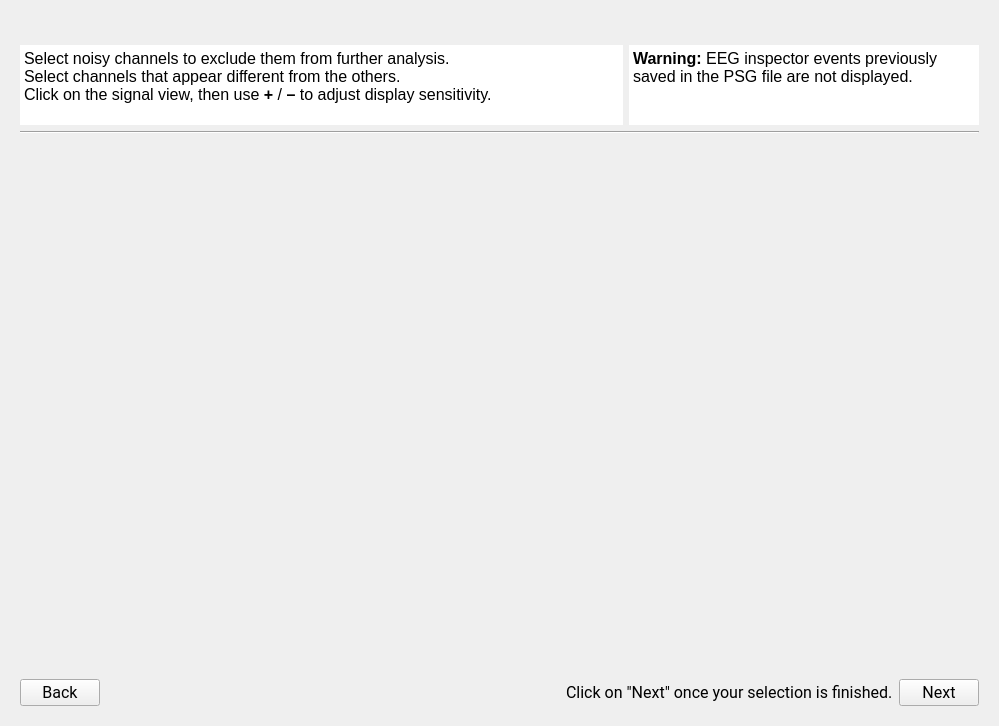
<?xml version="1.0" encoding="UTF-8"?>
<ui version="4.0">
 <class>EEGInspectorView</class>
 <widget class="QWidget" name="EEGInspectorView">
  <property name="geometry">
   <rect>
    <x>0</x>
    <y>0</y>
    <width>999</width>
    <height>726</height>
   </rect>
  </property>
  <property name="windowTitle">
   <string>Form</string>
  </property>
  <property name="styleSheet">
   <string notr="true">font: 12pt &quot;Roboto&quot;;</string>
  </property>
  <layout class="QVBoxLayout" name="verticalLayout_3">
   <item>
    <widget class="QLabel" name="file_name_label1">
     <property name="font">
      <font>
       <family>Roboto</family>
       <pointsize>12</pointsize>
       <italic>false</italic>
       <bold>false</bold>
      </font>
     </property>
     <property name="text">
      <string/>
     </property>
    </widget>
   </item>
   <item>
    <widget class="QStackedWidget" name="StackedWidget">
     <property name="currentIndex">
      <number>1</number>
     </property>
     <widget class="QWidget" name="Page1">
      <layout class="QVBoxLayout" name="verticalLayout">
       <item>
        <widget class="QLabel" name="label">
         <property name="text">
          <string>&lt;html&gt;&lt;head/&gt;&lt;body&gt;&lt;p&gt;&lt;span style=&quot; font-weight:700;&quot;&gt;EEGInspector App&lt;/span&gt;&lt;/p&gt;&lt;p&gt;Easily review and clean EEG data with EEGInspector. &lt;/p&gt;&lt;p&gt;This tool allows you to quickly identify and select bad channels and epochs based on visual inspection of EEG signals, &lt;br/&gt;making preprocessing faster and more reliable.&lt;/p&gt;&lt;p&gt;&lt;span style=&quot; font-style:italic;&quot;&gt;Note: EEGInspector is not optimized for long recordings with many channels. performance may be slower, so please be patient!&lt;/span&gt;&lt;/p&gt;&lt;/body&gt;&lt;/html&gt;</string>
         </property>
        </widget>
       </item>
       <item>
        <spacer name="verticalSpacer_6">
         <property name="orientation">
          <enum>Qt::Orientation::Vertical</enum>
         </property>
         <property name="sizeType">
          <enum>QSizePolicy::Policy::Fixed</enum>
         </property>
         <property name="sizeHint" stdset="0">
          <size>
           <width>20</width>
           <height>20</height>
          </size>
         </property>
        </spacer>
       </item>
       <item>
        <widget class="QLabel" name="desc_label11">
         <property name="font">
          <font>
           <family>Roboto</family>
           <pointsize>12</pointsize>
           <italic>false</italic>
           <bold>false</bold>
          </font>
         </property>
         <property name="text">
          <string>Browse to your EEG file, select the montage, and wait for the data to load.
Then, mark the non-brain channels for exclusion, confirm your selection, and click Next to proceed with further analysis.</string>
         </property>
        </widget>
       </item>
       <item>
        <layout class="QHBoxLayout" name="horizontalLayout_11">
         <item>
          <widget class="QLineEdit" name="edf_lineEdit">
           <property name="font">
            <font>
             <family>Roboto</family>
             <pointsize>12</pointsize>
             <italic>false</italic>
             <bold>false</bold>
            </font>
           </property>
          </widget>
         </item>
         <item>
          <widget class="QPushButton" name="edf_pushButton">
           <property name="font">
            <font>
             <family>Roboto</family>
             <pointsize>12</pointsize>
             <italic>false</italic>
             <bold>false</bold>
            </font>
           </property>
           <property name="text">
            <string>Choose</string>
           </property>
          </widget>
         </item>
        </layout>
       </item>
       <item>
        <widget class="Line" name="line_1">
         <property name="orientation">
          <enum>Qt::Orientation::Horizontal</enum>
         </property>
        </widget>
       </item>
       <item>
        <spacer name="verticalSpacer_7">
         <property name="orientation">
          <enum>Qt::Orientation::Vertical</enum>
         </property>
         <property name="sizeType">
          <enum>QSizePolicy::Policy::Fixed</enum>
         </property>
         <property name="sizeHint" stdset="0">
          <size>
           <width>20</width>
           <height>10</height>
          </size>
         </property>
        </spacer>
       </item>
       <item>
        <widget class="QWidget" name="figure_placeholder1" native="true">
         <property name="sizePolicy">
          <sizepolicy hsizetype="Expanding" vsizetype="Expanding">
           <horstretch>0</horstretch>
           <verstretch>0</verstretch>
          </sizepolicy>
         </property>
         <property name="minimumSize">
          <size>
           <width>0</width>
           <height>0</height>
          </size>
         </property>
        </widget>
       </item>
       <item>
        <spacer name="verticalSpacer_8">
         <property name="orientation">
          <enum>Qt::Orientation::Vertical</enum>
         </property>
         <property name="sizeType">
          <enum>QSizePolicy::Policy::Preferred</enum>
         </property>
         <property name="sizeHint" stdset="0">
          <size>
           <width>20</width>
           <height>40</height>
          </size>
         </property>
        </spacer>
       </item>
       <item>
        <layout class="QHBoxLayout" name="horizontalLayout_13">
         <item>
          <spacer name="horizontalSpacer_3">
           <property name="orientation">
            <enum>Qt::Orientation::Horizontal</enum>
           </property>
           <property name="sizeHint" stdset="0">
            <size>
             <width>40</width>
             <height>20</height>
            </size>
           </property>
          </spacer>
         </item>
         <item>
          <widget class="QLabel" name="desc_label13">
           <property name="font">
            <font>
             <family>Roboto</family>
             <pointsize>12</pointsize>
             <italic>false</italic>
             <bold>false</bold>
            </font>
           </property>
           <property name="text">
            <string>Click on &quot;Next&quot; once your selection is finished or click on &quot;skip&quot; if you want to skip this step.</string>
           </property>
          </widget>
         </item>
         <item>
          <widget class="QPushButton" name="NextButton1">
           <property name="enabled">
            <bool>false</bool>
           </property>
           <property name="font">
            <font>
             <family>Roboto</family>
             <pointsize>12</pointsize>
             <italic>false</italic>
             <bold>false</bold>
            </font>
           </property>
           <property name="text">
            <string>Next</string>
           </property>
          </widget>
         </item>
         <item>
          <widget class="QPushButton" name="SkipButton1">
           <property name="enabled">
            <bool>false</bool>
           </property>
           <property name="font">
            <font>
             <family>Roboto</family>
             <pointsize>12</pointsize>
             <italic>false</italic>
             <bold>false</bold>
            </font>
           </property>
           <property name="text">
            <string>Skip</string>
           </property>
          </widget>
         </item>
        </layout>
       </item>
      </layout>
     </widget>
     <widget class="QWidget" name="Page2">
      <layout class="QVBoxLayout" name="verticalLayout_5">
       <item>
        <layout class="QHBoxLayout" name="horizontalLayout">
         <item>
          <widget class="QTextEdit" name="textEdit">
           <property name="sizePolicy">
            <sizepolicy hsizetype="Expanding" vsizetype="Preferred">
             <horstretch>0</horstretch>
             <verstretch>0</verstretch>
            </sizepolicy>
           </property>
           <property name="maximumSize">
            <size>
             <width>16777215</width>
             <height>80</height>
            </size>
           </property>
           <property name="frameShape">
            <enum>QFrame::Shape::NoFrame</enum>
           </property>
           <property name="readOnly">
            <bool>true</bool>
           </property>
           <property name="html">
            <string>&lt;!DOCTYPE HTML PUBLIC &quot;-//W3C//DTD HTML 4.0//EN&quot; &quot;http://www.w3.org/TR/REC-html40/strict.dtd&quot;&gt;
&lt;html&gt;&lt;head&gt;&lt;meta name=&quot;qrichtext&quot; content=&quot;1&quot; /&gt;&lt;meta charset=&quot;utf-8&quot; /&gt;&lt;style type=&quot;text/css&quot;&gt;
p, li { white-space: pre-wrap; }
hr { height: 1px; border-width: 0; }
li.unchecked::marker { content: &quot;\2610&quot;; }
li.checked::marker { content: &quot;\2612&quot;; }
&lt;/style&gt;&lt;/head&gt;&lt;body style=&quot; font-family:'Roboto'; font-size:12pt; font-weight:400; font-style:normal;&quot;&gt;
&lt;p style=&quot; margin-top:0px; margin-bottom:0px; margin-left:0px; margin-right:0px; -qt-block-indent:0; text-indent:0px;&quot;&gt;Select noisy channels to exclude them from further analysis.&lt;br /&gt;Select channels that appear different from the others.&lt;br /&gt;Click on the signal view, then use &lt;span style=&quot; font-weight:700;&quot;&gt;+&lt;/span&gt; / &lt;span style=&quot; font-weight:700;&quot;&gt;–&lt;/span&gt; to adjust display sensitivity.&lt;/p&gt;&lt;/body&gt;&lt;/html&gt;</string>
           </property>
          </widget>
         </item>
         <item>
          <widget class="QTextEdit" name="textEdit_3">
           <property name="sizePolicy">
            <sizepolicy hsizetype="Expanding" vsizetype="Preferred">
             <horstretch>0</horstretch>
             <verstretch>0</verstretch>
            </sizepolicy>
           </property>
           <property name="maximumSize">
            <size>
             <width>350</width>
             <height>80</height>
            </size>
           </property>
           <property name="frameShape">
            <enum>QFrame::Shape::NoFrame</enum>
           </property>
           <property name="readOnly">
            <bool>true</bool>
           </property>
           <property name="html">
            <string>&lt;!DOCTYPE HTML PUBLIC &quot;-//W3C//DTD HTML 4.0//EN&quot; &quot;http://www.w3.org/TR/REC-html40/strict.dtd&quot;&gt;
&lt;html&gt;&lt;head&gt;&lt;meta name=&quot;qrichtext&quot; content=&quot;1&quot; /&gt;&lt;meta charset=&quot;utf-8&quot; /&gt;&lt;style type=&quot;text/css&quot;&gt;
p, li { white-space: pre-wrap; }
hr { height: 1px; border-width: 0; }
li.unchecked::marker { content: &quot;\2610&quot;; }
li.checked::marker { content: &quot;\2612&quot;; }
&lt;/style&gt;&lt;/head&gt;&lt;body style=&quot; font-family:'Roboto'; font-size:12pt; font-weight:400; font-style:normal;&quot;&gt;
&lt;p style=&quot; margin-top:0px; margin-bottom:0px; margin-left:0px; margin-right:0px; -qt-block-indent:0; text-indent:0px;&quot;&gt;&lt;span style=&quot; font-weight:700;&quot;&gt;Warning:&lt;/span&gt; EEG inspector events previously saved in the PSG file are not displayed.&lt;/p&gt;&lt;/body&gt;&lt;/html&gt;</string>
           </property>
          </widget>
         </item>
        </layout>
       </item>
       <item>
        <widget class="Line" name="line_2">
         <property name="orientation">
          <enum>Qt::Orientation::Horizontal</enum>
         </property>
        </widget>
       </item>
       <item>
        <spacer name="verticalSpacer_2">
         <property name="orientation">
          <enum>Qt::Orientation::Vertical</enum>
         </property>
         <property name="sizeType">
          <enum>QSizePolicy::Policy::Preferred</enum>
         </property>
         <property name="sizeHint" stdset="0">
          <size>
           <width>20</width>
           <height>50</height>
          </size>
         </property>
        </spacer>
       </item>
       <item>
        <widget class="QWidget" name="figure_placeholder2" native="true">
         <property name="sizePolicy">
          <sizepolicy hsizetype="Preferred" vsizetype="Expanding">
           <horstretch>0</horstretch>
           <verstretch>0</verstretch>
          </sizepolicy>
         </property>
         <property name="minimumSize">
          <size>
           <width>0</width>
           <height>0</height>
          </size>
         </property>
        </widget>
       </item>
       <item>
        <layout class="QHBoxLayout" name="horizontalLayout_2">
         <item>
          <widget class="QPushButton" name="BackButton2">
           <property name="font">
            <font>
             <family>Roboto</family>
             <pointsize>12</pointsize>
             <italic>false</italic>
             <bold>false</bold>
            </font>
           </property>
           <property name="text">
            <string>Back</string>
           </property>
          </widget>
         </item>
         <item>
          <spacer name="horizontalSpacer_2">
           <property name="orientation">
            <enum>Qt::Orientation::Horizontal</enum>
           </property>
           <property name="sizeHint" stdset="0">
            <size>
             <width>40</width>
             <height>20</height>
            </size>
           </property>
          </spacer>
         </item>
         <item>
          <widget class="QLabel" name="desc_label22">
           <property name="font">
            <font>
             <family>Roboto</family>
             <pointsize>12</pointsize>
             <italic>false</italic>
             <bold>false</bold>
            </font>
           </property>
           <property name="text">
            <string>Click on &quot;Next&quot; once your selection is finished.</string>
           </property>
          </widget>
         </item>
         <item>
          <widget class="QPushButton" name="NextButton2">
           <property name="enabled">
            <bool>true</bool>
           </property>
           <property name="font">
            <font>
             <family>Roboto</family>
             <pointsize>12</pointsize>
             <italic>false</italic>
             <bold>false</bold>
            </font>
           </property>
           <property name="text">
            <string>Next</string>
           </property>
          </widget>
         </item>
        </layout>
       </item>
      </layout>
     </widget>
     <widget class="QWidget" name="Page3">
      <layout class="QVBoxLayout" name="verticalLayout_2">
       <item>
        <layout class="QHBoxLayout" name="horizontalLayout_3">
         <property name="sizeConstraint">
          <enum>QLayout::SizeConstraint::SetDefaultConstraint</enum>
         </property>
         <item>
          <widget class="QTextEdit" name="textEdit_2">
           <property name="sizePolicy">
            <sizepolicy hsizetype="Expanding" vsizetype="Preferred">
             <horstretch>0</horstretch>
             <verstretch>0</verstretch>
            </sizepolicy>
           </property>
           <property name="maximumSize">
            <size>
             <width>16777215</width>
             <height>90</height>
            </size>
           </property>
           <property name="frameShape">
            <enum>QFrame::Shape::NoFrame</enum>
           </property>
           <property name="readOnly">
            <bool>true</bool>
           </property>
           <property name="html">
            <string>&lt;!DOCTYPE HTML PUBLIC &quot;-//W3C//DTD HTML 4.0//EN&quot; &quot;http://www.w3.org/TR/REC-html40/strict.dtd&quot;&gt;
&lt;html&gt;&lt;head&gt;&lt;meta name=&quot;qrichtext&quot; content=&quot;1&quot; /&gt;&lt;meta charset=&quot;utf-8&quot; /&gt;&lt;style type=&quot;text/css&quot;&gt;
p, li { white-space: pre-wrap; }
hr { height: 1px; border-width: 0; }
li.unchecked::marker { content: &quot;\2610&quot;; }
li.checked::marker { content: &quot;\2612&quot;; }
&lt;/style&gt;&lt;/head&gt;&lt;body style=&quot; font-family:'Roboto'; font-size:12pt; font-weight:400; font-style:normal;&quot;&gt;
&lt;p style=&quot; margin-top:0px; margin-bottom:0px; margin-left:0px; margin-right:0px; -qt-block-indent:0; text-indent:0px;&quot;&gt;Select bad epochs to exclude them from further analysis.&lt;/p&gt;
&lt;p style=&quot; margin-top:0px; margin-bottom:0px; margin-left:0px; margin-right:0px; -qt-block-indent:0; text-indent:0px;&quot;&gt;Click on the signal view, then use &lt;span style=&quot; font-weight:700;&quot;&gt;+ / –&lt;/span&gt; to adjust display sensitivity.&lt;/p&gt;
&lt;p style=&quot; margin-top:0px; margin-bottom:0px; margin-left:0px; margin-right:0px; -qt-block-indent:0; text-indent:0px;&quot;&gt;When viewing the entire recording (long recordings only), right-click on the signal view to display 30-second windows.&lt;/p&gt;&lt;/body&gt;&lt;/html&gt;</string>
           </property>
          </widget>
         </item>
         <item>
          <widget class="QTextEdit" name="textEdit_4">
           <property name="sizePolicy">
            <sizepolicy hsizetype="Expanding" vsizetype="Preferred">
             <horstretch>0</horstretch>
             <verstretch>0</verstretch>
            </sizepolicy>
           </property>
           <property name="maximumSize">
            <size>
             <width>350</width>
             <height>90</height>
            </size>
           </property>
           <property name="frameShape">
            <enum>QFrame::Shape::NoFrame</enum>
           </property>
           <property name="readOnly">
            <bool>true</bool>
           </property>
           <property name="html">
            <string>&lt;!DOCTYPE HTML PUBLIC &quot;-//W3C//DTD HTML 4.0//EN&quot; &quot;http://www.w3.org/TR/REC-html40/strict.dtd&quot;&gt;
&lt;html&gt;&lt;head&gt;&lt;meta name=&quot;qrichtext&quot; content=&quot;1&quot; /&gt;&lt;meta charset=&quot;utf-8&quot; /&gt;&lt;style type=&quot;text/css&quot;&gt;
p, li { white-space: pre-wrap; }
hr { height: 1px; border-width: 0; }
li.unchecked::marker { content: &quot;\2610&quot;; }
li.checked::marker { content: &quot;\2612&quot;; }
&lt;/style&gt;&lt;/head&gt;&lt;body style=&quot; font-family:'Roboto'; font-size:12pt; font-weight:400; font-style:normal;&quot;&gt;
&lt;p style=&quot; margin-top:0px; margin-bottom:0px; margin-left:0px; margin-right:0px; -qt-block-indent:0; text-indent:0px;&quot;&gt;&lt;span style=&quot; font-weight:700;&quot;&gt;Warning:&lt;/span&gt; EEG inspector events previously saved in the PSG file are not displayed.&lt;/p&gt;&lt;/body&gt;&lt;/html&gt;</string>
           </property>
          </widget>
         </item>
        </layout>
       </item>
       <item>
        <widget class="Line" name="line_3">
         <property name="orientation">
          <enum>Qt::Orientation::Horizontal</enum>
         </property>
        </widget>
       </item>
       <item>
        <layout class="QHBoxLayout" name="horizontalLayout_31">
         <item>
          <widget class="QLabel" name="desc_label32">
           <property name="font">
            <font>
             <family>Roboto</family>
             <pointsize>12</pointsize>
             <italic>false</italic>
             <bold>false</bold>
            </font>
           </property>
           <property name="text">
            <string>Size of sliding windows:</string>
           </property>
          </widget>
         </item>
         <item>
          <widget class="QComboBox" name="Epoch_len_comboBox">
           <property name="font">
            <font>
             <family>Roboto</family>
             <pointsize>12</pointsize>
             <italic>false</italic>
             <bold>false</bold>
            </font>
           </property>
           <item>
            <property name="text">
             <string>10 seconds</string>
            </property>
           </item>
           <item>
            <property name="text">
             <string>30 seconds</string>
            </property>
           </item>
          </widget>
         </item>
         <item>
          <widget class="QPushButton" name="ApplyButton">
           <property name="font">
            <font>
             <family>Roboto</family>
             <pointsize>12</pointsize>
             <italic>false</italic>
             <bold>false</bold>
            </font>
           </property>
           <property name="text">
            <string>Apply</string>
           </property>
          </widget>
         </item>
         <item>
          <spacer name="horizontalSpacer_31">
           <property name="orientation">
            <enum>Qt::Orientation::Horizontal</enum>
           </property>
           <property name="sizeHint" stdset="0">
            <size>
             <width>40</width>
             <height>20</height>
            </size>
           </property>
          </spacer>
         </item>
        </layout>
       </item>
       <item>
        <spacer name="verticalSpacer_3">
         <property name="orientation">
          <enum>Qt::Orientation::Vertical</enum>
         </property>
         <property name="sizeType">
          <enum>QSizePolicy::Policy::Preferred</enum>
         </property>
         <property name="sizeHint" stdset="0">
          <size>
           <width>20</width>
           <height>40</height>
          </size>
         </property>
        </spacer>
       </item>
       <item>
        <widget class="QWidget" name="figure_placeholder3" native="true">
         <property name="sizePolicy">
          <sizepolicy hsizetype="Expanding" vsizetype="Expanding">
           <horstretch>0</horstretch>
           <verstretch>0</verstretch>
          </sizepolicy>
         </property>
         <property name="minimumSize">
          <size>
           <width>0</width>
           <height>0</height>
          </size>
         </property>
        </widget>
       </item>
       <item>
        <layout class="QHBoxLayout" name="horizontalLayout_32">
         <item>
          <widget class="QPushButton" name="BackButton3">
           <property name="font">
            <font>
             <family>Roboto</family>
             <pointsize>12</pointsize>
             <italic>false</italic>
             <bold>false</bold>
            </font>
           </property>
           <property name="text">
            <string>Back</string>
           </property>
          </widget>
         </item>
         <item>
          <spacer name="horizontalSpacer_32">
           <property name="orientation">
            <enum>Qt::Orientation::Horizontal</enum>
           </property>
           <property name="sizeHint" stdset="0">
            <size>
             <width>40</width>
             <height>20</height>
            </size>
           </property>
          </spacer>
         </item>
         <item>
          <widget class="QLabel" name="desc_label_33">
           <property name="font">
            <font>
             <family>Roboto</family>
             <pointsize>12</pointsize>
             <italic>false</italic>
             <bold>false</bold>
            </font>
           </property>
           <property name="text">
            <string>Click on &quot;Next&quot; once your selection is finished.</string>
           </property>
          </widget>
         </item>
         <item>
          <widget class="QPushButton" name="NextButton3">
           <property name="enabled">
            <bool>false</bool>
           </property>
           <property name="font">
            <font>
             <family>Roboto</family>
             <pointsize>12</pointsize>
             <italic>false</italic>
             <bold>false</bold>
            </font>
           </property>
           <property name="text">
            <string>Next</string>
           </property>
          </widget>
         </item>
        </layout>
       </item>
      </layout>
     </widget>
     <widget class="QWidget" name="Page4">
      <layout class="QVBoxLayout" name="verticalLayout_4">
       <item>
        <widget class="QLabel" name="desc_label41">
         <property name="font">
          <font>
           <family>Roboto</family>
           <pointsize>12</pointsize>
           <italic>false</italic>
           <bold>false</bold>
          </font>
         </property>
         <property name="text">
          <string>EEG visual inspection is complete. The Power Spectral Density (PSD) is displayed without bad channels or epochs.
If you are satisfied with the results, save the artifact inspector events to exclude them from future analyses.</string>
         </property>
        </widget>
       </item>
       <item>
        <widget class="Line" name="line_4">
         <property name="orientation">
          <enum>Qt::Orientation::Horizontal</enum>
         </property>
        </widget>
       </item>
       <item>
        <widget class="QWidget" name="figure_placeholder4" native="true">
         <property name="minimumSize">
          <size>
           <width>0</width>
           <height>0</height>
          </size>
         </property>
        </widget>
       </item>
       <item>
        <spacer name="verticalSpacer_4">
         <property name="orientation">
          <enum>Qt::Orientation::Vertical</enum>
         </property>
         <property name="sizeHint" stdset="0">
          <size>
           <width>20</width>
           <height>40</height>
          </size>
         </property>
        </spacer>
       </item>
       <item>
        <spacer name="verticalSpacer">
         <property name="orientation">
          <enum>Qt::Orientation::Vertical</enum>
         </property>
         <property name="sizeHint" stdset="0">
          <size>
           <width>20</width>
           <height>40</height>
          </size>
         </property>
        </spacer>
       </item>
       <item>
        <layout class="QHBoxLayout" name="horizontalLayout_4">
         <item>
          <spacer name="horizontalSpacer">
           <property name="orientation">
            <enum>Qt::Orientation::Horizontal</enum>
           </property>
           <property name="sizeHint" stdset="0">
            <size>
             <width>40</width>
             <height>20</height>
            </size>
           </property>
          </spacer>
         </item>
         <item>
          <widget class="QCheckBox" name="checkBox_same_file">
           <property name="font">
            <font>
             <family>Roboto</family>
             <pointsize>12</pointsize>
             <italic>false</italic>
             <bold>false</bold>
            </font>
           </property>
           <property name="layoutDirection">
            <enum>Qt::LayoutDirection::RightToLeft</enum>
           </property>
           <property name="text">
            <string>Check here if you want to write the event on your original input file. Otherwise, browse a directory to save a new file.</string>
           </property>
           <property name="checked">
            <bool>true</bool>
           </property>
          </widget>
         </item>
        </layout>
       </item>
       <item>
        <layout class="QHBoxLayout" name="horizontalLayout_5">
         <item>
          <spacer name="horizontalSpacer_5">
           <property name="orientation">
            <enum>Qt::Orientation::Horizontal</enum>
           </property>
           <property name="sizeHint" stdset="0">
            <size>
             <width>40</width>
             <height>20</height>
            </size>
           </property>
          </spacer>
         </item>
         <item>
          <widget class="QCheckBox" name="checkBox_overwrite">
           <property name="font">
            <font>
             <family>Roboto</family>
             <pointsize>12</pointsize>
             <italic>false</italic>
             <bold>false</bold>
            </font>
           </property>
           <property name="layoutDirection">
            <enum>Qt::LayoutDirection::RightToLeft</enum>
           </property>
           <property name="text">
            <string>Check here if you want to delete old events with the same group and name and replace the new ones</string>
           </property>
           <property name="checked">
            <bool>true</bool>
           </property>
          </widget>
         </item>
        </layout>
       </item>
       <item>
        <layout class="QHBoxLayout" name="horizontalLayout_41">
         <item>
          <widget class="QLabel" name="desc_label42">
           <property name="font">
            <font>
             <family>Roboto</family>
             <pointsize>12</pointsize>
             <italic>false</italic>
             <bold>false</bold>
            </font>
           </property>
           <property name="text">
            <string>Please select your destination to save the artifacts event file:</string>
           </property>
          </widget>
         </item>
         <item>
          <widget class="QLineEdit" name="save_lineedit"/>
         </item>
         <item>
          <widget class="QPushButton" name="BrowseButton">
           <property name="enabled">
            <bool>false</bool>
           </property>
           <property name="font">
            <font>
             <family>Roboto</family>
             <pointsize>12</pointsize>
             <italic>false</italic>
             <bold>false</bold>
            </font>
           </property>
           <property name="text">
            <string>Browse</string>
           </property>
          </widget>
         </item>
        </layout>
       </item>
       <item>
        <layout class="QHBoxLayout" name="horizontalLayout_42">
         <item>
          <widget class="QPushButton" name="BackButton4">
           <property name="font">
            <font>
             <family>Roboto</family>
             <pointsize>12</pointsize>
             <italic>false</italic>
             <bold>false</bold>
            </font>
           </property>
           <property name="text">
            <string>Back</string>
           </property>
          </widget>
         </item>
         <item>
          <spacer name="horizontalSpacer_4">
           <property name="orientation">
            <enum>Qt::Orientation::Horizontal</enum>
           </property>
           <property name="sizeHint" stdset="0">
            <size>
             <width>40</width>
             <height>20</height>
            </size>
           </property>
          </spacer>
         </item>
         <item>
          <widget class="QPushButton" name="SaveButton">
           <property name="enabled">
            <bool>true</bool>
           </property>
           <property name="font">
            <font>
             <family>Roboto</family>
             <pointsize>12</pointsize>
             <italic>false</italic>
             <bold>false</bold>
            </font>
           </property>
           <property name="text">
            <string>save</string>
           </property>
          </widget>
         </item>
        </layout>
       </item>
      </layout>
     </widget>
    </widget>
   </item>
  </layout>
 </widget>
 <resources>
  <include location="../../../../../snooz-toolbox/src/main/python/ui/themes/themes.qrc"/>
 </resources>
 <connections/>
</ui>
